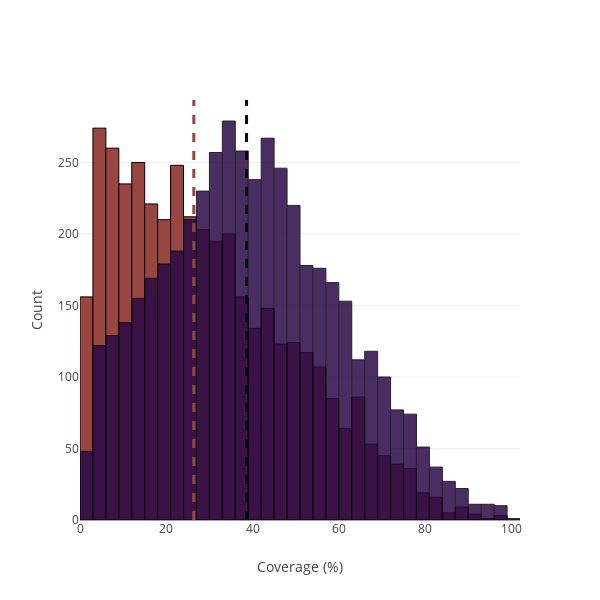

Write notebook code for a chart like this one.
### Code cell
fig = go.Figure()

fig.add_trace(go.Histogram(
    x=frac_yeast_cov_ss.iloc[:,0].tolist(),
    xbins=dict(
        start=0,
        end=100,
        size=3 
    ),
    marker=dict(
        color='#98463f',
        line=dict(color='black', width=1)
    )
))
fig.add_trace(go.Histogram(
    x=frac_yeast_cov_frac.iloc[:,0].tolist(),
    name='Dataset 2', 
    xbins=dict(start=0, end=100, size=3),
    marker=dict(
        color='#2b0948',
        line=dict(color='black', width=1)
    ),
    opacity=0.85
))
fig.update_layout(
    width=600,
    height=600,
    template='none',
    xaxis_title='Coverage (%)',
    yaxis_title='Count',
    barmode='overlay',
    showlegend=False
)
fig.add_vline(x = np.median(frac_yeast_cov_ss.iloc[:,0].tolist()), line={'dash': 'dash', 'width': 3, 'color': '#98463f'})
fig.add_vline(x = np.median(frac_yeast_cov_frac.iloc[:,0].tolist()), line={'dash': 'dash', 'width': 3, 'color': '#000814'})
#fig.write_image(r'D:\Projects\SPEC\figs_raw\Figure_2e1.pdf', width = 600, height = 600)

### Figure 1 — Plotly figure (JSON) as saved in the notebook; plotly's stock layout.template omitted (floating-point values rounded to 4 significant figures; data arrays with more than 128 entries replaced by an {"elided": "..."} marker saying what was removed)
{"data": [{"marker": {"color": "#98463f", "line": {"color": "black", "width": 1}}, "type": "histogram", "x": {"elided": "4038 float values"}, "xbins": {"end": 100, "size": 3, "start": 0}}, {"marker": {"color": "#2b0948", "line": {"color": "black", "width": 1}}, "name": "Dataset 2", "opacity": 0.85, "type": "histogram", "x": {"elided": "4657 float values"}, "xbins": {"end": 100, "size": 3, "start": 0}}], "layout": {"barmode": "overlay", "height": 600, "shapes": [{"line": {"color": "#98463f", "dash": "dash", "width": 3}, "type": "line", "x0": 26.39, "x1": 26.39, "xref": "x", "y0": 0, "y1": 1, "yref": "y domain"}, {"line": {"color": "#000814", "dash": "dash", "width": 3}, "type": "line", "x0": 38.61, "x1": 38.61, "xref": "x", "y0": 0, "y1": 1, "yref": "y domain"}], "showlegend": false, "width": 600, "xaxis": {"title": {"text": "Coverage (%)"}}, "yaxis": {"title": {"text": "Count"}}}}
